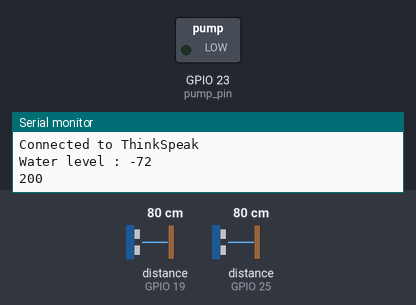
The sketch below on a simulated ESP32. On the bench: switched loads named in the sketch (green lamp = pin HIGH), the last lines printed to the serial monitor. Wiring (inferred from the names in the program): 2 × ultrasonic range finder: trigger GPIO 5, echo GPIO 19 / trigger GPIO 26, echo GPIO 25. The test bench sets the inputs (shaded band); at power-on: distance to the obstacle (sensors on GPIO 25, GPIO 19) 80 cm. The echo pulse lasts 58.3 µs per cm; WiFi joins after 1.5 s; servers stay silent unless stated; uploads are accepted with an empty reply; no MQTT or app messages arrive unless stated; pins used as bus, display or sensor lines are not drawn.

Above: at 3.2 s.
3.3 s: distance to the obstacle (sensor on GPIO 25) set to 16 cm
7.4 s: distance to the obstacle (sensor on GPIO 25) set to 13 cm
11.5 s: distance to the obstacle (sensor on GPIO 19) set to 8 cm
15.6 s: distance to the obstacle (sensor on GPIO 19) set to 5 cm
At 19.8 s:
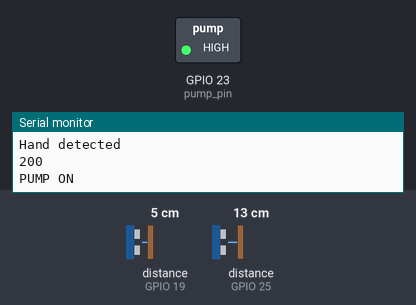
Timing chart, 0 to 26.4 s (numbered marks = the images above; inputs shaded):
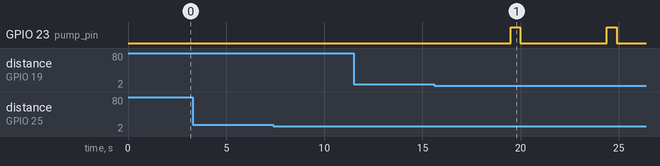

The sketch:

combined.ino
```cpp
#include "HTTPClient.h"
#include "time.h"
#include <ArduinoJson.h>
#include "WiFi.h"
#include "ThingSpeak.h"
#include "PubSubClient.h"

#define SOUND_SPEED 0.034
#define CM_TO_INCH 0.393701

const int trigPin = 5;
const int echoPin = 19;
const int trigPin2 = 26;
const int echoPin2 = 25;

const int pump_pin = 23;

char *ssid = "JIO248_4G";
char *pwd = "18150110";
String cse_ip = "192.168.29.107";
String cse_port = "8080";
String server = "http://" + cse_ip + ":" + cse_port + "/~/in-cse/in-name/";
String ae = "Smart-water-despenser";
String cnt = "water-level";
String cnt1 = "when-used";
String cnt2 = "when-refilled";
int prev=0;


const char* server_mqtt = "mqtt.thingspeak.com";
char mqttUserName[] = "mwa0000024808135";
char mqttPass[] = "ZCHQ2BFT4ZC6O7DO";
int writeChannelID = 1594104;
char writeAPIKey[] = "G2CTKVPJHQFJVFGC";
WiFiClient wifiClient;
PubSubClient mqttClient(server_mqtt, 1883, wifiClient);

float duration;
float duration2;
float distanceCm;
float distanceCm2;


void createCI(String& cnt,String val){
    HTTPClient http;
    http.begin(server + ae + "/" + cnt + "/");
    http.addHeader("X-M2M-Origin", "admin:admin");
    http.addHeader("Content-Type", "application/json;ty=4");
    int code = http.POST("{\"m2m:cin\": {\"cnf\":\"application/json\",\"con\": " + String(val) + "}}");
    Serial.println(code);
    if (code == -1)
        Serial.println("Connection to server failed");
    http.end();
}

void setup() {
  pinMode(pump_pin, OUTPUT);
  pinMode(trigPin, OUTPUT); // Sets the trigPin as an Output
  pinMode(echoPin, INPUT); // Sets the echoPin as an Input
  Serial.begin(9600); // Starts the serial communication
  digitalWrite(trigPin,LOW);
  pinMode(trigPin2, OUTPUT); // Sets the trigPin as an Output
  pinMode(echoPin2, INPUT); // Sets the echoPin as an Input
  digitalWrite(trigPin2,LOW);

  WiFi.begin(ssid, pwd);
  while (WiFi.status() != WL_CONNECTED)
  {
      delay(1000);
      Serial.print(".");
  }
  Serial.println("");
  Serial.println("WiFi connected");

  mqttClient.setServer(server_mqtt,1883);
}


void loop() {
  // put your main code here, to run repeatedly:
  int stat;

  const int water_threshold = 8;
  const int hand_detection = 15;

  while(!mqttClient.connected()){
      Serial.println("Connecting to mqtt");
      mqttClient.connect("", mqttUserName, mqttPass);

      if(!mqttClient.connected()){
        Serial.print("Error code :");
        Serial.println(mqttClient.state());
        Serial.println(WiFi.localIP());
        delay(5000);
      }

  }
  if(mqttClient.connected())
  {
    Serial.println("Connected to ThinkSpeak");
  }
  mqttClient.loop();


  digitalWrite(trigPin, HIGH);
  delayMicroseconds(10);
  digitalWrite(trigPin, LOW);

  // Reads the echoPin, returns the sound wave travel time in microseconds
  duration = pulseIn(echoPin, HIGH);
  //Serial.println(duration);
  // Calculate the distance
  duration=duration/2;
  distanceCm = duration / 29.09;
  String val = String(distanceCm);
  //createCI(cnt,val); // sending value to om2m
  digitalWrite(trigPin2, HIGH);
  delayMicroseconds(10);
  digitalWrite(trigPin2, LOW);
  duration2= pulseIn(echoPin2,HIGH);
  duration2=duration2/2;
  distanceCm2= duration2*(0.0343);
  String val2= String(distanceCm2);
  int water_level = water_threshold - distanceCm;

  Serial.print("Water level : ");
  Serial.println(water_level);

  if(water_level >= 0)
    createCI(cnt, String(water_level));
  else
    createCI(cnt, String(0));

  if(water_level > prev){
    createCI(cnt2,"1");
    //Serial.print("Previous water level :");
    //Serial.println(prev);
    prev = water_level;
  }
  else{
    prev = water_level;
    //Serial.print("After update water level :");
    //Serial.println(prev);
  }


  //Serial.print("");
  //Serial.println(distanceCm2);
  // ultrasonic

  if(distanceCm2 < 15)
  {
    Serial.println("Hand detected");
    createCI(cnt1, "1");
    if(water_level > 0){
      digitalWrite(pump_pin,1);
      Serial.println("PUMP ON");
      delay(500);
      digitalWrite(pump_pin,0);
      delay(1000);
    }
    else
      Serial.println("Insufficient water");
  }

  if(water_level > 0){
    String topicString = "channels/" + String(writeChannelID) + "/publish/" + String(writeAPIKey);
    String water = String(water_level);
    String dataString = "field1=" + water;

    mqttClient.publish(topicString.c_str(),dataString.c_str());
  }
  else{
    String topicString = "channels/" + String(writeChannelID) + "/publish/" + String(writeAPIKey);
    String water = "0";
    String dataString = "field1=" + water;

    mqttClient.publish(topicString.c_str(),dataString.c_str());
  }
//  String topicString = "channels/" + String(writeChannelID) + "/publish/" + String(writeAPIKey);
//  String dataString = "field1=" + val;

//  mqttClient.publish(topicString.c_str(),dataString.c_str());

  delay(3000);

}
```

Measured:
- the behaviour switches between 7 and 6 cm on distance to the obstacle (sensor on GPIO 19) (found by bisection; images 0 and 1)
- after the input at 15.6 s, GPIO 23 (pump_pin): alternates HIGH for 0.50 s and LOW for 4.4 s, starting after 3.9 s
